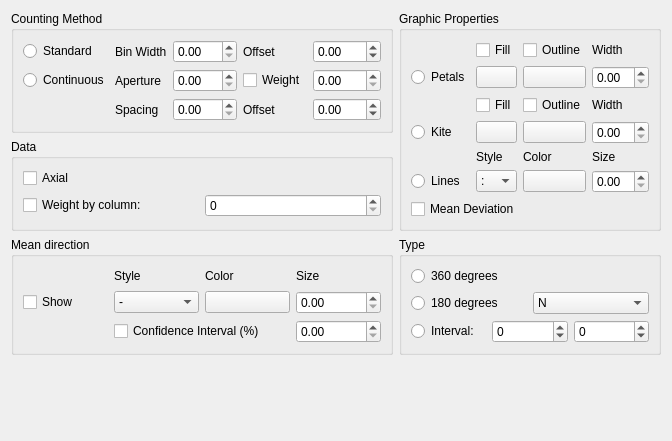
     <widget class="QWidget" name="roseDiagram">
      <attribute name="title">
       <string>Rose Diagram</string>
      </attribute>
      <layout class="QVBoxLayout" name="verticalLayout_8">
       <item>
        <layout class="QGridLayout" name="gridLayout_2">
         <item row="0" column="0">
          <widget class="QGroupBox" name="groupBox_16">
           <property name="title">
            <string>Counting Method</string>
           </property>
           <layout class="QGridLayout" name="gridLayout_5">
            <item row="0" column="0">
             <widget class="QRadioButton" name="prop_rose_check_standard">
              <property name="text">
               <string>Standard</string>
              </property>
             </widget>
            </item>
            <item row="0" column="2">
             <widget class="QDoubleSpinBox" name="prop_rose_binwidth">
              <property name="maximum">
               <double>360.000000000000000</double>
              </property>
             </widget>
            </item>
            <item row="0" column="1">
             <widget class="QLabel" name="label_18">
              <property name="text">
               <string>Bin Width</string>
              </property>
             </widget>
            </item>
            <item row="0" column="4">
             <widget class="QDoubleSpinBox" name="prop_rose_offset">
              <property name="minimum">
               <double>-360.000000000000000</double>
              </property>
              <property name="maximum">
               <double>360.000000000000000</double>
              </property>
             </widget>
            </item>
            <item row="0" column="3">
             <widget class="QLabel" name="label_24">
              <property name="text">
               <string>Offset</string>
              </property>
             </widget>
            </item>
            <item row="1" column="1">
             <widget class="QLabel" name="label_19">
              <property name="text">
               <string>Aperture</string>
              </property>
             </widget>
            </item>
            <item row="1" column="0">
             <widget class="QRadioButton" name="prop_rose_check_continuous">
              <property name="text">
               <string>Continuous</string>
              </property>
             </widget>
            </item>
            <item row="1" column="2">
             <widget class="QDoubleSpinBox" name="prop_rose_aperture">
              <property name="maximum">
               <double>360.000000000000000</double>
              </property>
             </widget>
            </item>
            <item row="1" column="4">
             <widget class="QDoubleSpinBox" name="prop_rose_weightmunro">
              <property name="maximum">
               <double>1.000000000000000</double>
              </property>
              <property name="singleStep">
               <double>0.010000000000000</double>
              </property>
             </widget>
            </item>
            <item row="1" column="3">
             <widget class="QCheckBox" name="prop_rose_check_weightmunro">
              <property name="text">
               <string>Weight</string>
              </property>
             </widget>
            </item>
            <item row="2" column="2">
             <widget class="QDoubleSpinBox" name="prop_rose_spacing">
              <property name="maximum">
               <double>360.000000000000000</double>
              </property>
             </widget>
            </item>
            <item row="2" column="1">
             <widget class="QLabel" name="label_38">
              <property name="text">
               <string>Spacing</string>
              </property>
             </widget>
            </item>
            <item row="2" column="3">
             <widget class="QLabel" name="label_39">
              <property name="text">
               <string>Offset</string>
              </property>
             </widget>
            </item>
            <item row="2" column="4">
             <widget class="QDoubleSpinBox" name="prop_rose_offsetcont">
              <property name="minimum">
               <double>-360.000000000000000</double>
              </property>
              <property name="maximum">
               <double>360.000000000000000</double>
              </property>
             </widget>
            </item>
           </layout>
          </widget>
         </item>
         <item row="0" column="1" rowspan="2">
          <widget class="QGroupBox" name="groupBox_7">
           <property name="title">
            <string>Graphic Properties</string>
           </property>
           <layout class="QVBoxLayout" name="verticalLayout_5">
            <item>
             <layout class="QGridLayout" name="gridLayout_8">
              <item row="0" column="1">
               <widget class="QCheckBox" name="prop_rose_check_petalsfill">
                <property name="text">
                 <string>Fill</string>
                </property>
               </widget>
              </item>
              <item row="0" column="2">
               <widget class="QCheckBox" name="prop_rose_check_petalsoutline">
                <property name="text">
                 <string>Outline</string>
                </property>
               </widget>
              </item>
              <item row="0" column="3">
               <widget class="QLabel" name="label_20">
                <property name="text">
                 <string>Width</string>
                </property>
               </widget>
              </item>
              <item row="1" column="0">
               <widget class="QRadioButton" name="prop_rose_check_petals">
                <property name="text">
                 <string>Petals</string>
                </property>
               </widget>
              </item>
              <item row="1" column="1">
               <widget class="QPushButton" name="prop_color_petals_facecolor">
                <property name="text">
                 <string/>
                </property>
               </widget>
              </item>
              <item row="1" column="2">
               <widget class="QPushButton" name="prop_color_petals_edgecolor">
                <property name="text">
                 <string/>
                </property>
               </widget>
              </item>
              <item row="1" column="3">
               <widget class="QDoubleSpinBox" name="prop_petals_linewidth"/>
              </item>
              <item row="2" column="1">
               <widget class="QCheckBox" name="prop_rose_check_kitefill">
                <property name="text">
                 <string>Fill</string>
                </property>
               </widget>
              </item>
              <item row="2" column="2">
               <widget class="QCheckBox" name="prop_rose_check_kiteoutline">
                <property name="text">
                 <string>Outline</string>
                </property>
               </widget>
              </item>
              <item row="2" column="3">
               <widget class="QLabel" name="label_22">
                <property name="text">
                 <string>Width</string>
                </property>
               </widget>
              </item>
              <item row="3" column="0">
               <widget class="QRadioButton" name="prop_rose_check_kite">
                <property name="text">
                 <string>Kite</string>
                </property>
               </widget>
              </item>
              <item row="3" column="1">
               <widget class="QPushButton" name="prop_color_kite_facecolor">
                <property name="text">
                 <string/>
                </property>
               </widget>
              </item>
              <item row="3" column="2">
               <widget class="QPushButton" name="prop_color_kite_edgecolor">
                <property name="text">
                 <string/>
                </property>
               </widget>
              </item>
              <item row="3" column="3">
               <widget class="QDoubleSpinBox" name="prop_kite_linewidth"/>
              </item>
              <item row="4" column="1">
               <widget class="QLabel" name="label_29">
                <property name="text">
                 <string>Style</string>
                </property>
               </widget>
              </item>
              <item row="4" column="2">
               <widget class="QLabel" name="label_28">
                <property name="text">
                 <string>Color</string>
                </property>
               </widget>
              </item>
              <item row="4" column="3">
               <widget class="QLabel" name="label_27">
                <property name="text">
                 <string>Size</string>
                </property>
               </widget>
              </item>
              <item row="5" column="0">
               <widget class="QRadioButton" name="prop_rose_check_lines">
                <property name="text">
                 <string>Lines</string>
                </property>
               </widget>
              </item>
              <item row="5" column="1">
               <widget class="QComboBox" name="prop_lines_linestyle">
                <item>
                 <property name="text">
                  <string>:</string>
                 </property>
                </item>
                <item>
                 <property name="text">
                  <string>-</string>
                 </property>
                </item>
                <item>
                 <property name="text">
                  <string>--</string>
                 </property>
                </item>
                <item>
                 <property name="text">
                  <string>-.</string>
                 </property>
                </item>
               </widget>
              </item>
              <item row="5" column="2">
               <widget class="QPushButton" name="prop_color_lines_color">
                <property name="text">
                 <string/>
                </property>
               </widget>
              </item>
              <item row="5" column="3">
               <widget class="QDoubleSpinBox" name="prop_lines_linewidth"/>
              </item>
             </layout>
            </item>
            <item>
             <layout class="QHBoxLayout" name="horizontalLayout_11">
              <item>
               <widget class="QCheckBox" name="prop_rose_check_meandeviation">
                <property name="text">
                 <string>Mean Deviation</string>
                </property>
               </widget>
              </item>
              <item>
               <spacer name="horizontalSpacer_5">
                <property name="orientation">
                 <enum>Qt::Horizontal</enum>
                </property>
                <property name="sizeHint" stdset="0">
                 <size>
                  <width>40</width>
                  <height>20</height>
                 </size>
                </property>
               </spacer>
              </item>
             </layout>
            </item>
           </layout>
          </widget>
         </item>
         <item row="1" column="0">
          <widget class="QGroupBox" name="groupBox_5">
           <property name="title">
            <string>Data</string>
           </property>
           <layout class="QVBoxLayout" name="verticalLayout_3">
            <item>
             <widget class="QCheckBox" name="prop_rose_check_diraxial">
              <property name="text">
               <string>Axial</string>
              </property>
             </widget>
            </item>
            <item>
             <layout class="QHBoxLayout" name="horizontalLayout_8">
              <item>
               <widget class="QCheckBox" name="prop_rose_check_weightcolumn">
                <property name="text">
                 <string>Weight by column:</string>
                </property>
               </widget>
              </item>
              <item>
               <widget class="QSpinBox" name="prop_rose_weightcolumn">
                <property name="maximum">
                 <number>16384</number>
                </property>
               </widget>
              </item>
             </layout>
            </item>
           </layout>
          </widget>
         </item>
         <item row="2" column="0">
          <widget class="QGroupBox" name="groupBox_9">
           <property name="title">
            <string>Mean direction</string>
           </property>
           <layout class="QVBoxLayout" name="verticalLayout_6">
            <item>
             <layout class="QGridLayout" name="gridLayout_7">
              <item row="0" column="2">
               <widget class="QLabel" name="label_25">
                <property name="text">
                 <string>Color</string>
                </property>
               </widget>
              </item>
              <item row="1" column="3">
               <widget class="QDoubleSpinBox" name="prop_rose_mean_linewidth"/>
              </item>
              <item row="1" column="2">
               <widget class="QPushButton" name="prop_color_rose_mean_color">
                <property name="text">
                 <string/>
                </property>
               </widget>
              </item>
              <item row="1" column="0">
               <widget class="QCheckBox" name="prop_rose_check_mean">
                <property name="text">
                 <string>Show</string>
                </property>
               </widget>
              </item>
              <item row="0" column="3">
               <widget class="QLabel" name="label_26">
                <property name="text">
                 <string>Size</string>
                </property>
               </widget>
              </item>
              <item row="1" column="1">
               <widget class="QComboBox" name="prop_rose_mean_linestyle">
                <item>
                 <property name="text">
                  <string>-</string>
                 </property>
                </item>
                <item>
                 <property name="text">
                  <string>:</string>
                 </property>
                </item>
                <item>
                 <property name="text">
                  <string>--</string>
                 </property>
                </item>
                <item>
                 <property name="text">
                  <string>-.</string>
                 </property>
                </item>
               </widget>
              </item>
              <item row="0" column="1">
               <widget class="QLabel" name="label_37">
                <property name="text">
                 <string>Style</string>
                </property>
               </widget>
              </item>
              <item row="2" column="1" colspan="2">
               <widget class="QCheckBox" name="prop_rose_check_confidence">
                <property name="text">
                 <string>Confidence Interval (%)</string>
                </property>
               </widget>
              </item>
              <item row="2" column="3">
               <widget class="QDoubleSpinBox" name="prop_rose_confidence">
                <property name="maximum">
                 <double>100.000000000000000</double>
                </property>
               </widget>
              </item>
             </layout>
            </item>
           </layout>
          </widget>
         </item>
         <item row="2" column="1">
          <widget class="QGroupBox" name="groupBox_6">
           <property name="title">
            <string>Type</string>
           </property>
           <layout class="QVBoxLayout" name="verticalLayout_4">
            <item>
             <widget class="QRadioButton" name="prop_rose_check_360d">
              <property name="text">
               <string>360 degrees</string>
              </property>
             </widget>
            </item>
            <item>
             <layout class="QHBoxLayout" name="horizontalLayout_10">
              <item>
               <widget class="QRadioButton" name="prop_rose_check_180d">
                <property name="text">
                 <string>180 degrees</string>
                </property>
               </widget>
              </item>
              <item>
               <widget class="QComboBox" name="prop_rose_180half">
                <item>
                 <property name="text">
                  <string>N</string>
                 </property>
                </item>
                <item>
                 <property name="text">
                  <string>S</string>
                 </property>
                </item>
               </widget>
              </item>
             </layout>
            </item>
            <item>
             <layout class="QHBoxLayout" name="horizontalLayout_9">
              <item>
               <widget class="QRadioButton" name="prop_rose_check_interval">
                <property name="text">
                 <string>Interval:</string>
                </property>
               </widget>
              </item>
              <item>
               <widget class="QSpinBox" name="prop_rose_intervalfrom">
                <property name="minimum">
                 <number>-360</number>
                </property>
                <property name="maximum">
                 <number>360</number>
                </property>
               </widget>
              </item>
              <item>
               <widget class="QSpinBox" name="prop_rose_intervalto">
                <property name="minimum">
                 <number>-360</number>
                </property>
                <property name="maximum">
                 <number>360</number>
                </property>
               </widget>
              </item>
             </layout>
            </item>
           </layout>
          </widget>
         </item>
        </layout>
       </item>
       <item>
        <spacer name="verticalSpacer">
         <property name="orientation">
          <enum>Qt::Vertical</enum>
         </property>
         <property name="sizeHint" stdset="0">
          <size>
           <width>20</width>
           <height>75</height>
          </size>
         </property>
        </spacer>
       </item>
      </layout>
      <zorder></zorder>
      <zorder>verticalSpacer</zorder>
     </widget>
